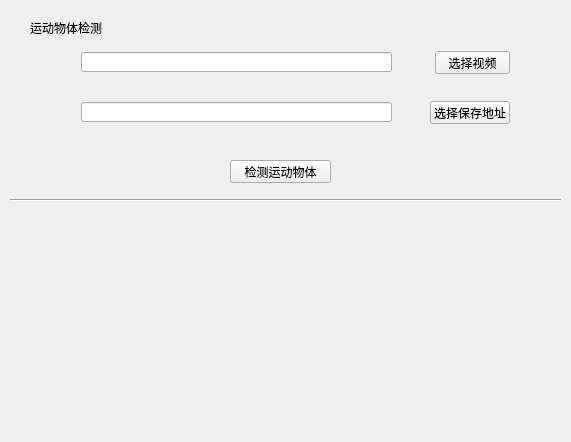
<?xml version="1.0" encoding="UTF-8"?>
<ui version="4.0">
 <class>Form</class>
 <widget class="QWidget" name="Form">
  <property name="geometry">
   <rect>
    <x>0</x>
    <y>0</y>
    <width>571</width>
    <height>442</height>
   </rect>
  </property>
  <property name="windowTitle">
   <string>Form</string>
  </property>
  <widget class="QPushButton" name="getMp4Path">
   <property name="geometry">
    <rect>
     <x>435</x>
     <y>51</y>
     <width>75</width>
     <height>23</height>
    </rect>
   </property>
   <property name="text">
    <string>选择视频</string>
   </property>
  </widget>
  <widget class="QPushButton" name="getJpgPath">
   <property name="geometry">
    <rect>
     <x>430</x>
     <y>101</y>
     <width>80</width>
     <height>23</height>
    </rect>
   </property>
   <property name="text">
    <string>选择保存地址</string>
   </property>
  </widget>
  <widget class="QLineEdit" name="lineEdit">
   <property name="geometry">
    <rect>
     <x>81</x>
     <y>52</y>
     <width>311</width>
     <height>20</height>
    </rect>
   </property>
  </widget>
  <widget class="QPushButton" name="detect">
   <property name="geometry">
    <rect>
     <x>230</x>
     <y>160</y>
     <width>101</width>
     <height>23</height>
    </rect>
   </property>
   <property name="text">
    <string>检测运动物体</string>
   </property>
  </widget>
  <widget class="QLineEdit" name="lineEdit_2">
   <property name="geometry">
    <rect>
     <x>81</x>
     <y>102</y>
     <width>311</width>
     <height>20</height>
    </rect>
   </property>
  </widget>
  <widget class="Line" name="line">
   <property name="geometry">
    <rect>
     <x>10</x>
     <y>190</y>
     <width>551</width>
     <height>20</height>
    </rect>
   </property>
   <property name="orientation">
    <enum>Qt::Horizontal</enum>
   </property>
  </widget>
  <widget class="QLabel" name="label">
   <property name="geometry">
    <rect>
     <x>30</x>
     <y>20</y>
     <width>81</width>
     <height>16</height>
    </rect>
   </property>
   <property name="text">
    <string>运动物体检测</string>
   </property>
  </widget>
 </widget>
 <resources/>
 <connections/>
</ui>
